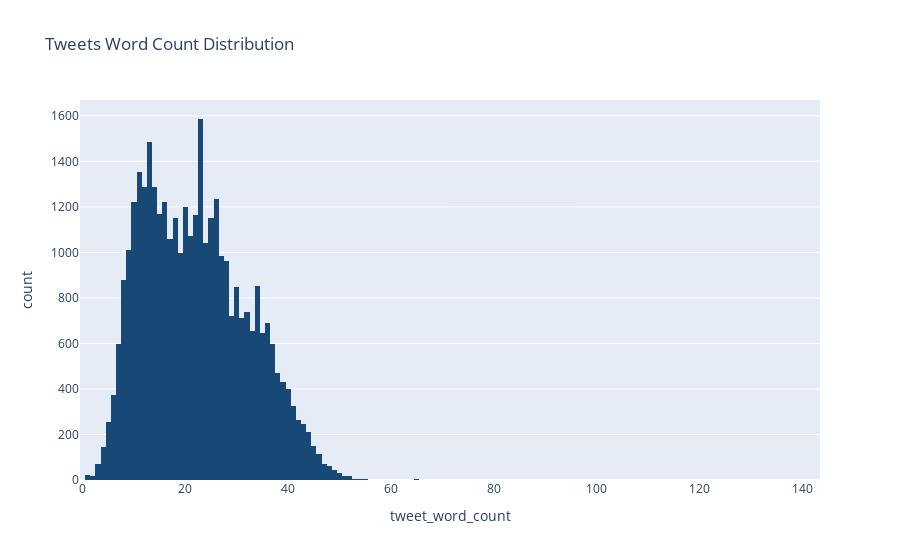

Here is the notebook cell this chart was saved with:
### Code cell
# word count distribution
N = 5
print('{} documents in total'.format(df_filtered1.shape[0]))
print('{} documents have fewer than {N} words'.format(df_filtered1[df_filtered1.tweet_word_count<=N].shape[0], N = N+1))
print('{}% documents have fewer than {N} words'.format(round(df_filtered1[df_filtered1.tweet_word_count<=N].shape[0]/df_filtered1.shape[0]*100, 1), N = N+1))

fig = px.histogram(df_filtered1, x="tweet_word_count", title="Tweets Word Count Distribution",color_discrete_sequence=['#174876'])
fig.show()

### Figure 1 — Plotly figure (JSON) as saved in the notebook; plotly's stock layout.template omitted (floating-point values rounded to 4 significant figures; data arrays with more than 128 entries replaced by an {"elided": "..."} marker saying what was removed)
{"data": [{"alignmentgroup": "True", "bingroup": "x", "hovertemplate": "tweet_word_count=%{x}<br>count=%{y}<extra></extra>", "legendgroup": "", "marker": {"color": "#174876", "pattern": {"shape": ""}}, "name": "", "offsetgroup": "", "orientation": "v", "showlegend": false, "type": "histogram", "x": {"elided": "35344 int values"}, "xaxis": "x", "yaxis": "y"}], "layout": {"barmode": "relative", "legend": {"tracegroupgap": 0}, "title": {"text": "Tweets Word Count Distribution"}, "xaxis": {"anchor": "y", "domain": [0, 1], "title": {"text": "tweet_word_count"}}, "yaxis": {"anchor": "x", "domain": [0, 1], "title": {"text": "count"}}}}
